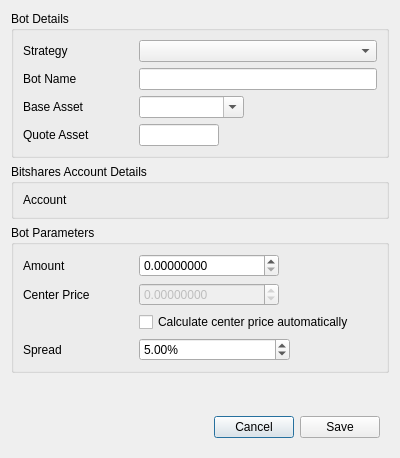
<?xml version="1.0" encoding="UTF-8"?>
<ui version="4.0">
 <class>Dialog</class>
 <widget class="QDialog" name="Dialog">
  <property name="geometry">
   <rect>
    <x>0</x>
    <y>0</y>
    <width>400</width>
    <height>458</height>
   </rect>
  </property>
  <property name="windowTitle">
   <string>DEXBot - Edit Bot</string>
  </property>
  <layout class="QVBoxLayout" name="verticalLayout">
   <item>
    <widget class="QGroupBox" name="groupBox">
     <property name="title">
      <string>Bot Details</string>
     </property>
     <layout class="QFormLayout" name="formLayout_3">
      <item row="0" column="0">
       <widget class="QLabel" name="strategy_label">
        <property name="minimumSize">
         <size>
          <width>110</width>
          <height>0</height>
         </size>
        </property>
        <property name="maximumSize">
         <size>
          <width>110</width>
          <height>16777215</height>
         </size>
        </property>
        <property name="text">
         <string>Strategy</string>
        </property>
        <property name="buddy">
         <cstring>strategy_input</cstring>
        </property>
       </widget>
      </item>
      <item row="0" column="1">
       <widget class="QComboBox" name="strategy_input">
        <property name="currentIndex">
         <number>-1</number>
        </property>
       </widget>
      </item>
      <item row="1" column="0">
       <widget class="QLabel" name="bot_name_label">
        <property name="minimumSize">
         <size>
          <width>110</width>
          <height>0</height>
         </size>
        </property>
        <property name="maximumSize">
         <size>
          <width>110</width>
          <height>16777215</height>
         </size>
        </property>
        <property name="text">
         <string>Bot Name</string>
        </property>
        <property name="buddy">
         <cstring>bot_name_input</cstring>
        </property>
       </widget>
      </item>
      <item row="1" column="1">
       <widget class="QLineEdit" name="bot_name_input"/>
      </item>
      <item row="2" column="0">
       <widget class="QLabel" name="base_asset_label">
        <property name="minimumSize">
         <size>
          <width>110</width>
          <height>0</height>
         </size>
        </property>
        <property name="maximumSize">
         <size>
          <width>110</width>
          <height>16777215</height>
         </size>
        </property>
        <property name="text">
         <string>Base Asset</string>
        </property>
       </widget>
      </item>
      <item row="3" column="0">
       <widget class="QLabel" name="quote_asset_label">
        <property name="minimumSize">
         <size>
          <width>110</width>
          <height>0</height>
         </size>
        </property>
        <property name="maximumSize">
         <size>
          <width>110</width>
          <height>16777215</height>
         </size>
        </property>
        <property name="text">
         <string>Quote Asset</string>
        </property>
        <property name="buddy">
         <cstring>quote_asset_input</cstring>
        </property>
       </widget>
      </item>
      <item row="3" column="1">
       <widget class="QLineEdit" name="quote_asset_input">
        <property name="sizePolicy">
         <sizepolicy hsizetype="Fixed" vsizetype="Fixed">
          <horstretch>0</horstretch>
          <verstretch>0</verstretch>
         </sizepolicy>
        </property>
        <property name="maximumSize">
         <size>
          <width>80</width>
          <height>16777215</height>
         </size>
        </property>
       </widget>
      </item>
      <item row="2" column="1">
       <widget class="QComboBox" name="base_asset_input">
        <property name="sizePolicy">
         <sizepolicy hsizetype="Fixed" vsizetype="Fixed">
          <horstretch>0</horstretch>
          <verstretch>0</verstretch>
         </sizepolicy>
        </property>
        <property name="minimumSize">
         <size>
          <width>105</width>
          <height>0</height>
         </size>
        </property>
        <property name="editable">
         <bool>true</bool>
        </property>
       </widget>
      </item>
     </layout>
    </widget>
   </item>
   <item>
    <widget class="QGroupBox" name="groupBox_2">
     <property name="title">
      <string>Bitshares Account Details</string>
     </property>
     <layout class="QFormLayout" name="formLayout_2">
      <property name="rowWrapPolicy">
       <enum>QFormLayout::WrapLongRows</enum>
      </property>
      <item row="0" column="0">
       <widget class="QLabel" name="account_label">
        <property name="sizePolicy">
         <sizepolicy hsizetype="Fixed" vsizetype="Preferred">
          <horstretch>0</horstretch>
          <verstretch>0</verstretch>
         </sizepolicy>
        </property>
        <property name="minimumSize">
         <size>
          <width>110</width>
          <height>0</height>
         </size>
        </property>
        <property name="maximumSize">
         <size>
          <width>110</width>
          <height>16777215</height>
         </size>
        </property>
        <property name="text">
         <string>Account</string>
        </property>
       </widget>
      </item>
      <item row="0" column="1">
       <widget class="QLabel" name="account_name">
        <property name="text">
         <string/>
        </property>
       </widget>
      </item>
     </layout>
    </widget>
   </item>
   <item>
    <widget class="QGroupBox" name="groupBox_3">
     <property name="title">
      <string>Bot Parameters</string>
     </property>
     <layout class="QFormLayout" name="formLayout">
      <item row="0" column="0">
       <widget class="QLabel" name="amount_label">
        <property name="sizePolicy">
         <sizepolicy hsizetype="Maximum" vsizetype="Preferred">
          <horstretch>0</horstretch>
          <verstretch>0</verstretch>
         </sizepolicy>
        </property>
        <property name="minimumSize">
         <size>
          <width>110</width>
          <height>0</height>
         </size>
        </property>
        <property name="maximumSize">
         <size>
          <width>110</width>
          <height>16777215</height>
         </size>
        </property>
        <property name="text">
         <string>Amount</string>
        </property>
        <property name="buddy">
         <cstring>amount_input</cstring>
        </property>
       </widget>
      </item>
      <item row="0" column="1">
       <widget class="QDoubleSpinBox" name="amount_input">
        <property name="sizePolicy">
         <sizepolicy hsizetype="Fixed" vsizetype="Fixed">
          <horstretch>0</horstretch>
          <verstretch>0</verstretch>
         </sizepolicy>
        </property>
        <property name="minimumSize">
         <size>
          <width>140</width>
          <height>0</height>
         </size>
        </property>
        <property name="locale">
         <locale language="English" country="UnitedStates"/>
        </property>
        <property name="decimals">
         <number>8</number>
        </property>
        <property name="maximum">
         <double>999999999.998999953269958</double>
        </property>
       </widget>
      </item>
      <item row="1" column="0">
       <widget class="QLabel" name="center_price_label">
        <property name="sizePolicy">
         <sizepolicy hsizetype="Maximum" vsizetype="Preferred">
          <horstretch>0</horstretch>
          <verstretch>0</verstretch>
         </sizepolicy>
        </property>
        <property name="minimumSize">
         <size>
          <width>110</width>
          <height>0</height>
         </size>
        </property>
        <property name="maximumSize">
         <size>
          <width>110</width>
          <height>16777215</height>
         </size>
        </property>
        <property name="text">
         <string>Center Price</string>
        </property>
        <property name="buddy">
         <cstring>center_price_input</cstring>
        </property>
       </widget>
      </item>
      <item row="1" column="1">
       <widget class="QDoubleSpinBox" name="center_price_input">
        <property name="enabled">
         <bool>false</bool>
        </property>
        <property name="sizePolicy">
         <sizepolicy hsizetype="Fixed" vsizetype="Fixed">
          <horstretch>0</horstretch>
          <verstretch>0</verstretch>
         </sizepolicy>
        </property>
        <property name="minimumSize">
         <size>
          <width>140</width>
          <height>0</height>
         </size>
        </property>
        <property name="locale">
         <locale language="English" country="UnitedStates"/>
        </property>
        <property name="accelerated">
         <bool>false</bool>
        </property>
        <property name="showGroupSeparator" stdset="0">
         <bool>false</bool>
        </property>
        <property name="decimals">
         <number>8</number>
        </property>
        <property name="minimum">
         <double>-999999999.998999953269958</double>
        </property>
        <property name="maximum">
         <double>999999999.998999953269958</double>
        </property>
       </widget>
      </item>
      <item row="3" column="0">
       <widget class="QLabel" name="spread_label">
        <property name="sizePolicy">
         <sizepolicy hsizetype="Maximum" vsizetype="Preferred">
          <horstretch>0</horstretch>
          <verstretch>0</verstretch>
         </sizepolicy>
        </property>
        <property name="minimumSize">
         <size>
          <width>110</width>
          <height>0</height>
         </size>
        </property>
        <property name="maximumSize">
         <size>
          <width>110</width>
          <height>16777215</height>
         </size>
        </property>
        <property name="text">
         <string>Spread</string>
        </property>
        <property name="buddy">
         <cstring>spread_input</cstring>
        </property>
       </widget>
      </item>
      <item row="3" column="1">
       <widget class="QDoubleSpinBox" name="spread_input">
        <property name="sizePolicy">
         <sizepolicy hsizetype="Fixed" vsizetype="Fixed">
          <horstretch>0</horstretch>
          <verstretch>0</verstretch>
         </sizepolicy>
        </property>
        <property name="minimumSize">
         <size>
          <width>151</width>
          <height>0</height>
         </size>
        </property>
        <property name="locale">
         <locale language="English" country="UnitedStates"/>
        </property>
        <property name="suffix">
         <string>%</string>
        </property>
        <property name="maximum">
         <double>100000.000000000000000</double>
        </property>
        <property name="value">
         <double>5.000000000000000</double>
        </property>
       </widget>
      </item>
      <item row="2" column="1">
       <widget class="QCheckBox" name="center_price_automatic_checkbox">
        <property name="text">
         <string>Calculate center price automatically</string>
        </property>
       </widget>
      </item>
     </layout>
    </widget>
   </item>
   <item>
    <spacer name="verticalSpacer">
     <property name="orientation">
      <enum>Qt::Vertical</enum>
     </property>
     <property name="sizeHint" stdset="0">
      <size>
       <width>20</width>
       <height>1</height>
      </size>
     </property>
    </spacer>
   </item>
   <item>
    <widget class="QWidget" name="widget" native="true">
     <property name="sizePolicy">
      <sizepolicy hsizetype="Preferred" vsizetype="Fixed">
       <horstretch>0</horstretch>
       <verstretch>0</verstretch>
      </sizepolicy>
     </property>
     <layout class="QHBoxLayout" name="horizontalLayout_2">
      <item>
       <spacer name="horizontalSpacer">
        <property name="orientation">
         <enum>Qt::Horizontal</enum>
        </property>
        <property name="sizeHint" stdset="0">
         <size>
          <width>179</width>
          <height>20</height>
         </size>
        </property>
       </spacer>
      </item>
      <item>
       <widget class="QPushButton" name="cancel_button">
        <property name="sizePolicy">
         <sizepolicy hsizetype="Fixed" vsizetype="Fixed">
          <horstretch>0</horstretch>
          <verstretch>0</verstretch>
         </sizepolicy>
        </property>
        <property name="cursor">
         <cursorShape>PointingHandCursor</cursorShape>
        </property>
        <property name="text">
         <string>Cancel</string>
        </property>
       </widget>
      </item>
      <item>
       <widget class="QPushButton" name="save_button">
        <property name="sizePolicy">
         <sizepolicy hsizetype="Fixed" vsizetype="Fixed">
          <horstretch>0</horstretch>
          <verstretch>0</verstretch>
         </sizepolicy>
        </property>
        <property name="cursor">
         <cursorShape>PointingHandCursor</cursorShape>
        </property>
        <property name="text">
         <string>Save</string>
        </property>
       </widget>
      </item>
     </layout>
    </widget>
   </item>
  </layout>
 </widget>
 <resources/>
 <connections/>
</ui>
